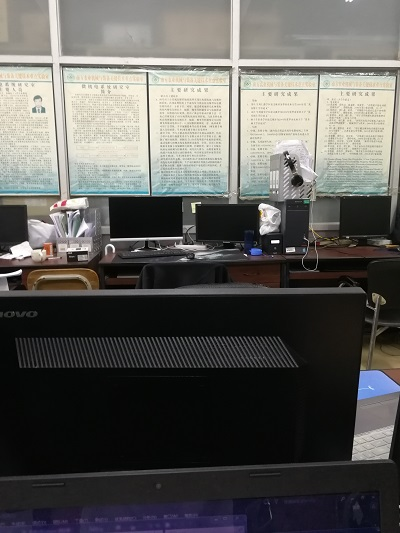
//> input picture C++/add/add/4.jpg, 400 x 533 px
$ ./main   (built with g++ and OpenCV 4)
//> lines starting //> are read from the running program, lines starting //| are printed output that depends on the picture
#include "highgui/highgui.hpp"
#include "opencv2/nonfree/nonfree.hpp"
#include "opencv2/legacy/legacy.hpp"
#include <iostream>

using namespace cv;
using namespace std;

void OptimizeSeam(Mat& img1, Mat& trans, Mat& dst);

typedef struct
{
	Point2f left_top;
	Point2f left_bottom;
	Point2f right_top;
	Point2f right_bottom;
}four_corners_t;

four_corners_t corners;

// [51 lines left out: function CalcCorners, not called in this run]

int main(int argc, char *argv[])
{
	Mat image01 = imread("4.jpg", 1);    //右图
//> image01 is the input picture: 533 rows x 400 cols, CV_8UC3; mean B, G, R 88.5, 91.6, 92.6
	Mat image02 = imread("3.jpg", 1);    //左图
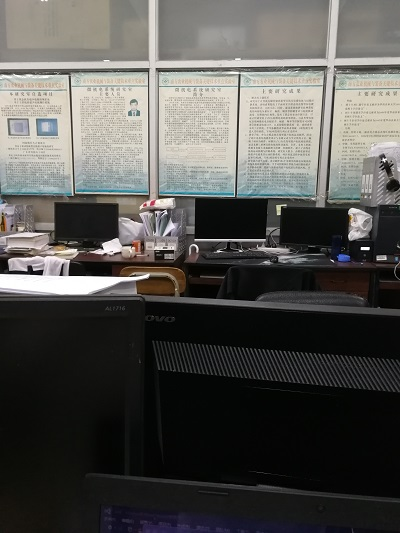
//> input picture C++/add/add/3.jpg, 400 x 533 px
//> image02 is the input picture: 533 rows x 400 cols, CV_8UC3; mean B, G, R 80.3, 83.5, 84.5
	imshow("p2", image01);
	imshow("p1", image02);

	//灰度图转换
	Mat image1, image2;
	cvtColor(image01, image1, CV_RGB2GRAY);
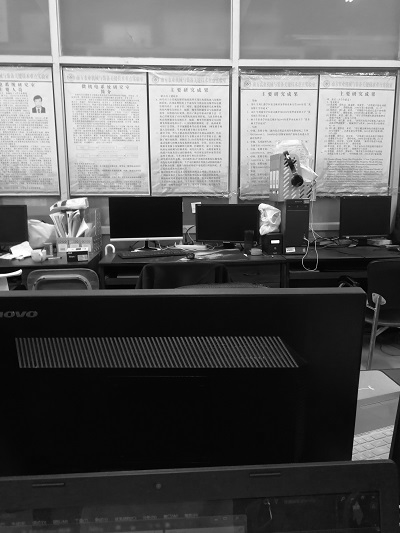
//> image1: 533 rows x 400 cols, CV_8UC1; min 0, max 255, mean 90.8
	cvtColor(image02, image2, CV_RGB2GRAY);
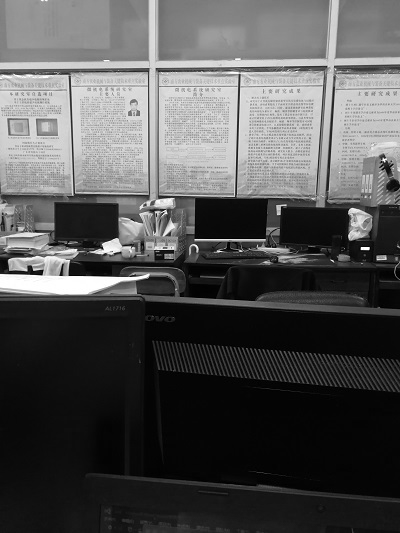
//> image2: 533 rows x 400 cols, CV_8UC1; min 0, max 255, mean 82.5


	//提取特征点
//> (the run ends here: the program needs code that is not available in this run, at `SurfFeatureDetector Detector(2000);`)
